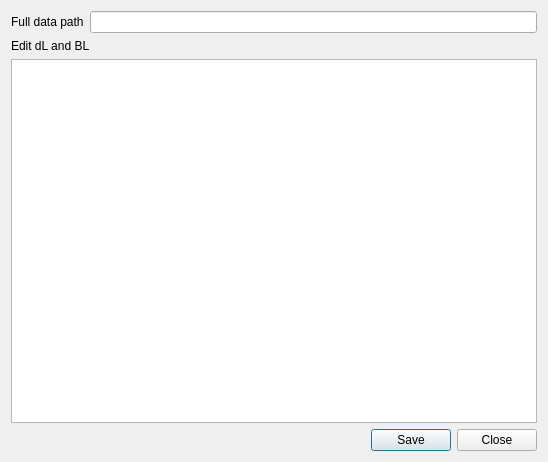
<?xml version="1.0" encoding="UTF-8"?>
<ui version="4.0">
 <class>Dialog</class>
 <widget class="QDialog" name="Dialog">
  <property name="geometry">
   <rect>
    <x>0</x>
    <y>0</y>
    <width>548</width>
    <height>462</height>
   </rect>
  </property>
  <property name="windowTitle">
   <string>Dialog</string>
  </property>
  <layout class="QVBoxLayout" name="verticalLayout">
   <item>
    <layout class="QHBoxLayout" name="horizontalLayout_2">
     <item>
      <widget class="QLabel" name="label">
       <property name="text">
        <string>Full data path</string>
       </property>
      </widget>
     </item>
     <item>
      <widget class="QLineEdit" name="lineEdit_file_path"/>
     </item>
    </layout>
   </item>
   <item>
    <widget class="QLabel" name="label_2">
     <property name="sizePolicy">
      <sizepolicy hsizetype="Fixed" vsizetype="Fixed">
       <horstretch>0</horstretch>
       <verstretch>0</verstretch>
      </sizepolicy>
     </property>
     <property name="text">
      <string>Edit dL and BL</string>
     </property>
    </widget>
   </item>
   <item>
    <widget class="QTableView" name="tableView_editor"/>
   </item>
   <item>
    <layout class="QHBoxLayout" name="horizontalLayout">
     <item>
      <spacer name="horizontalSpacer">
       <property name="orientation">
        <enum>Qt::Horizontal</enum>
       </property>
       <property name="sizeHint" stdset="0">
        <size>
         <width>40</width>
         <height>20</height>
        </size>
       </property>
      </spacer>
     </item>
     <item>
      <widget class="QPushButton" name="pushButton_save">
       <property name="text">
        <string>Save</string>
       </property>
      </widget>
     </item>
     <item>
      <widget class="QPushButton" name="pushButton_close">
       <property name="text">
        <string>Close</string>
       </property>
      </widget>
     </item>
    </layout>
   </item>
  </layout>
 </widget>
 <resources/>
 <connections/>
</ui>
